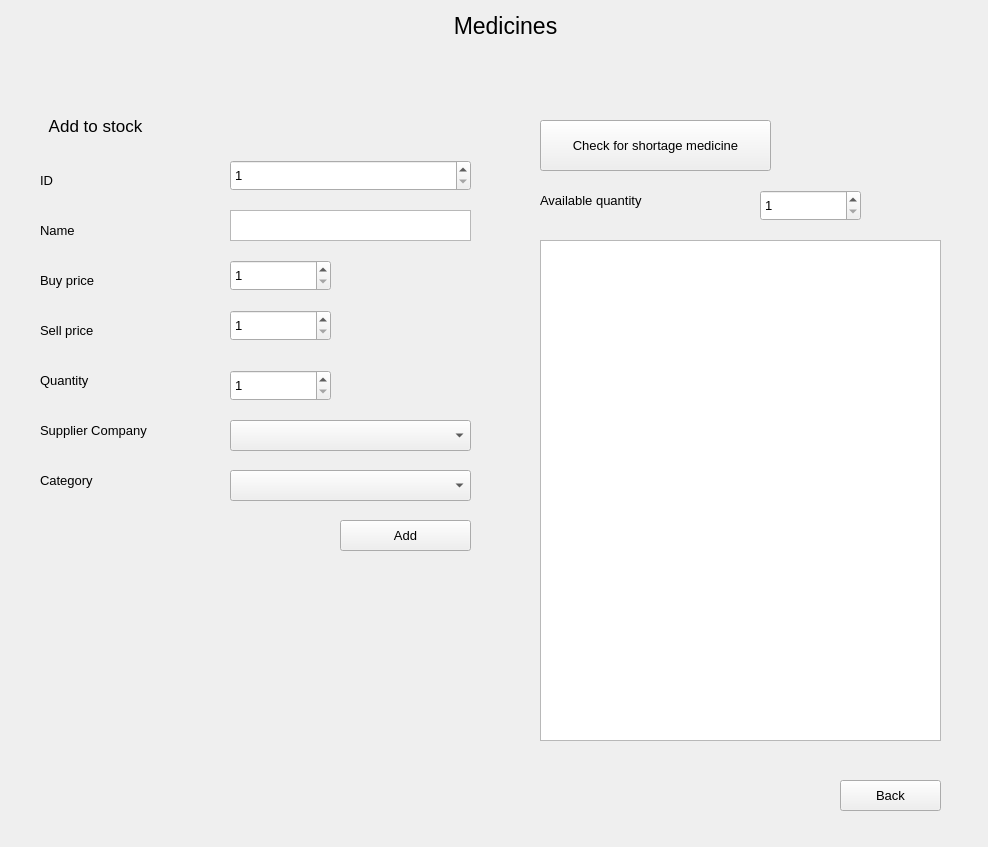
<?xml version="1.0" encoding="UTF-8"?>
<ui version="4.0">
 <class>Medicine_Window</class>
 <widget class="QWidget" name="Medicine_Window">
  <property name="geometry">
   <rect>
    <x>0</x>
    <y>0</y>
    <width>988</width>
    <height>847</height>
   </rect>
  </property>
  <property name="windowTitle">
   <string>Form</string>
  </property>
  <widget class="QLabel" name="label_7">
   <property name="geometry">
    <rect>
     <x>40</x>
     <y>410</y>
     <width>201</width>
     <height>41</height>
    </rect>
   </property>
   <property name="font">
    <font>
     <pointsize>10</pointsize>
    </font>
   </property>
   <property name="text">
    <string>Supplier Company</string>
   </property>
  </widget>
  <widget class="QLabel" name="label_10">
   <property name="geometry">
    <rect>
     <x>540</x>
     <y>180</y>
     <width>191</width>
     <height>41</height>
    </rect>
   </property>
   <property name="font">
    <font>
     <pointsize>10</pointsize>
    </font>
   </property>
   <property name="text">
    <string>Available quantity</string>
   </property>
  </widget>
  <widget class="QSpinBox" name="md_buy_price">
   <property name="geometry">
    <rect>
     <x>230</x>
     <y>260</y>
     <width>101</width>
     <height>31</height>
    </rect>
   </property>
   <property name="font">
    <font>
     <pointsize>10</pointsize>
    </font>
   </property>
   <property name="minimum">
    <number>1</number>
   </property>
   <property name="maximum">
    <number>200</number>
   </property>
  </widget>
  <widget class="QLabel" name="label">
   <property name="geometry">
    <rect>
     <x>40</x>
     <y>160</y>
     <width>101</width>
     <height>41</height>
    </rect>
   </property>
   <property name="font">
    <font>
     <pointsize>10</pointsize>
    </font>
   </property>
   <property name="text">
    <string>ID</string>
   </property>
  </widget>
  <widget class="QSpinBox" name="md_sell_price">
   <property name="geometry">
    <rect>
     <x>230</x>
     <y>310</y>
     <width>101</width>
     <height>31</height>
    </rect>
   </property>
   <property name="font">
    <font>
     <pointsize>10</pointsize>
    </font>
   </property>
   <property name="minimum">
    <number>1</number>
   </property>
   <property name="maximum">
    <number>200</number>
   </property>
  </widget>
  <widget class="QLabel" name="label_3">
   <property name="geometry">
    <rect>
     <x>40</x>
     <y>260</y>
     <width>101</width>
     <height>41</height>
    </rect>
   </property>
   <property name="font">
    <font>
     <pointsize>10</pointsize>
    </font>
   </property>
   <property name="text">
    <string>Buy price</string>
   </property>
  </widget>
  <widget class="QLabel" name="label_5">
   <property name="geometry">
    <rect>
     <x>40</x>
     <y>360</y>
     <width>101</width>
     <height>41</height>
    </rect>
   </property>
   <property name="font">
    <font>
     <pointsize>10</pointsize>
    </font>
   </property>
   <property name="text">
    <string>Quantity</string>
   </property>
  </widget>
  <widget class="QPushButton" name="add_medicine">
   <property name="geometry">
    <rect>
     <x>340</x>
     <y>520</y>
     <width>131</width>
     <height>31</height>
    </rect>
   </property>
   <property name="font">
    <font>
     <pointsize>10</pointsize>
    </font>
   </property>
   <property name="text">
    <string>Add</string>
   </property>
  </widget>
  <widget class="QSpinBox" name="md_quantity">
   <property name="geometry">
    <rect>
     <x>230</x>
     <y>370</y>
     <width>101</width>
     <height>31</height>
    </rect>
   </property>
   <property name="font">
    <font>
     <pointsize>10</pointsize>
    </font>
   </property>
   <property name="minimum">
    <number>1</number>
   </property>
   <property name="maximum">
    <number>200</number>
   </property>
  </widget>
  <widget class="QLabel" name="label_4">
   <property name="geometry">
    <rect>
     <x>40</x>
     <y>310</y>
     <width>101</width>
     <height>41</height>
    </rect>
   </property>
   <property name="font">
    <font>
     <pointsize>10</pointsize>
    </font>
   </property>
   <property name="text">
    <string>Sell price</string>
   </property>
  </widget>
  <widget class="QLabel" name="label_8">
   <property name="geometry">
    <rect>
     <x>40</x>
     <y>460</y>
     <width>201</width>
     <height>41</height>
    </rect>
   </property>
   <property name="font">
    <font>
     <pointsize>10</pointsize>
    </font>
   </property>
   <property name="text">
    <string>Category</string>
   </property>
  </widget>
  <widget class="QTextEdit" name="md_name">
   <property name="geometry">
    <rect>
     <x>230</x>
     <y>210</y>
     <width>241</width>
     <height>31</height>
    </rect>
   </property>
   <property name="font">
    <font>
     <pointsize>10</pointsize>
    </font>
   </property>
  </widget>
  <widget class="QSpinBox" name="max_quantity">
   <property name="geometry">
    <rect>
     <x>760</x>
     <y>190</y>
     <width>101</width>
     <height>31</height>
    </rect>
   </property>
   <property name="font">
    <font>
     <pointsize>10</pointsize>
    </font>
   </property>
   <property name="minimum">
    <number>1</number>
   </property>
   <property name="maximum">
    <number>200</number>
   </property>
  </widget>
  <widget class="QLabel" name="label_2">
   <property name="geometry">
    <rect>
     <x>40</x>
     <y>210</y>
     <width>101</width>
     <height>41</height>
    </rect>
   </property>
   <property name="font">
    <font>
     <pointsize>10</pointsize>
    </font>
   </property>
   <property name="text">
    <string>Name</string>
   </property>
  </widget>
  <widget class="QLabel" name="label_9">
   <property name="geometry">
    <rect>
     <x>20</x>
     <y>100</y>
     <width>151</width>
     <height>51</height>
    </rect>
   </property>
   <property name="font">
    <font>
     <pointsize>13</pointsize>
    </font>
   </property>
   <property name="text">
    <string>Add to stock</string>
   </property>
   <property name="alignment">
    <set>Qt::AlignCenter</set>
   </property>
  </widget>
  <widget class="QPushButton" name="check_shortage">
   <property name="geometry">
    <rect>
     <x>540</x>
     <y>120</y>
     <width>231</width>
     <height>51</height>
    </rect>
   </property>
   <property name="font">
    <font>
     <pointsize>10</pointsize>
    </font>
   </property>
   <property name="text">
    <string>Check for shortage medicine</string>
   </property>
  </widget>
  <widget class="QComboBox" name="md_category">
   <property name="geometry">
    <rect>
     <x>230</x>
     <y>470</y>
     <width>241</width>
     <height>31</height>
    </rect>
   </property>
   <property name="font">
    <font>
     <pointsize>10</pointsize>
    </font>
   </property>
  </widget>
  <widget class="QTableWidget" name="shortage_table">
   <property name="geometry">
    <rect>
     <x>540</x>
     <y>240</y>
     <width>401</width>
     <height>501</height>
    </rect>
   </property>
  </widget>
  <widget class="QLabel" name="label_6">
   <property name="geometry">
    <rect>
     <x>340</x>
     <y>0</y>
     <width>331</width>
     <height>51</height>
    </rect>
   </property>
   <property name="font">
    <font>
     <pointsize>17</pointsize>
    </font>
   </property>
   <property name="text">
    <string>Medicines</string>
   </property>
   <property name="alignment">
    <set>Qt::AlignCenter</set>
   </property>
  </widget>
  <widget class="QPushButton" name="back">
   <property name="geometry">
    <rect>
     <x>840</x>
     <y>780</y>
     <width>101</width>
     <height>31</height>
    </rect>
   </property>
   <property name="font">
    <font>
     <pointsize>10</pointsize>
    </font>
   </property>
   <property name="text">
    <string>Back</string>
   </property>
  </widget>
  <widget class="QComboBox" name="md_suppliers">
   <property name="geometry">
    <rect>
     <x>230</x>
     <y>420</y>
     <width>241</width>
     <height>31</height>
    </rect>
   </property>
   <property name="font">
    <font>
     <pointsize>10</pointsize>
    </font>
   </property>
  </widget>
  <widget class="QSpinBox" name="md_id">
   <property name="geometry">
    <rect>
     <x>230</x>
     <y>160</y>
     <width>241</width>
     <height>31</height>
    </rect>
   </property>
   <property name="font">
    <font>
     <pointsize>10</pointsize>
    </font>
   </property>
   <property name="minimum">
    <number>1</number>
   </property>
   <property name="maximum">
    <number>200</number>
   </property>
  </widget>
 </widget>
 <resources/>
 <connections/>
</ui>
